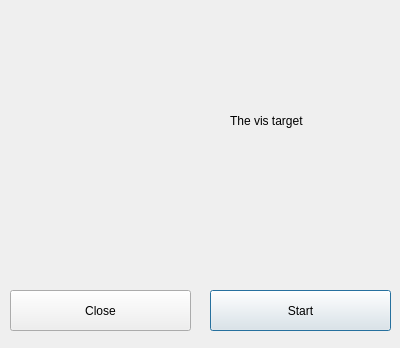
<?xml version="1.0" encoding="UTF-8"?>
<ui version="4.0">
 <class>Dialog</class>
 <widget class="QDialog" name="Dialog">
  <property name="geometry">
   <rect>
    <x>0</x>
    <y>0</y>
    <width>400</width>
    <height>348</height>
   </rect>
  </property>
  <property name="windowTitle">
   <string>Dialog</string>
  </property>
  <widget class="QPushButton" name="pushButton">
   <property name="geometry">
    <rect>
     <x>210</x>
     <y>290</y>
     <width>181</width>
     <height>41</height>
    </rect>
   </property>
   <property name="text">
    <string>Start</string>
   </property>
  </widget>
  <widget class="QPushButton" name="closeButton">
   <property name="geometry">
    <rect>
     <x>10</x>
     <y>290</y>
     <width>181</width>
     <height>41</height>
    </rect>
   </property>
   <property name="text">
    <string>Close</string>
   </property>
  </widget>
  <widget class="QCustomPlot" name="AllRValues" native="true">
   <property name="geometry">
    <rect>
     <x>10</x>
     <y>199</y>
     <width>371</width>
     <height>81</height>
    </rect>
   </property>
  </widget>
  <widget class="QLabel" name="label">
   <property name="geometry">
    <rect>
     <x>230</x>
     <y>50</y>
     <width>141</width>
     <height>141</height>
    </rect>
   </property>
   <property name="text">
    <string>The vis target</string>
   </property>
  </widget>
 </widget>
 <customwidgets>
  <customwidget>
   <class>QCustomPlot</class>
   <extends>QWidget</extends>
   <header>../qcustomplot.h</header>
   <container>1</container>
  </customwidget>
 </customwidgets>
 <resources/>
 <connections/>
</ui>
